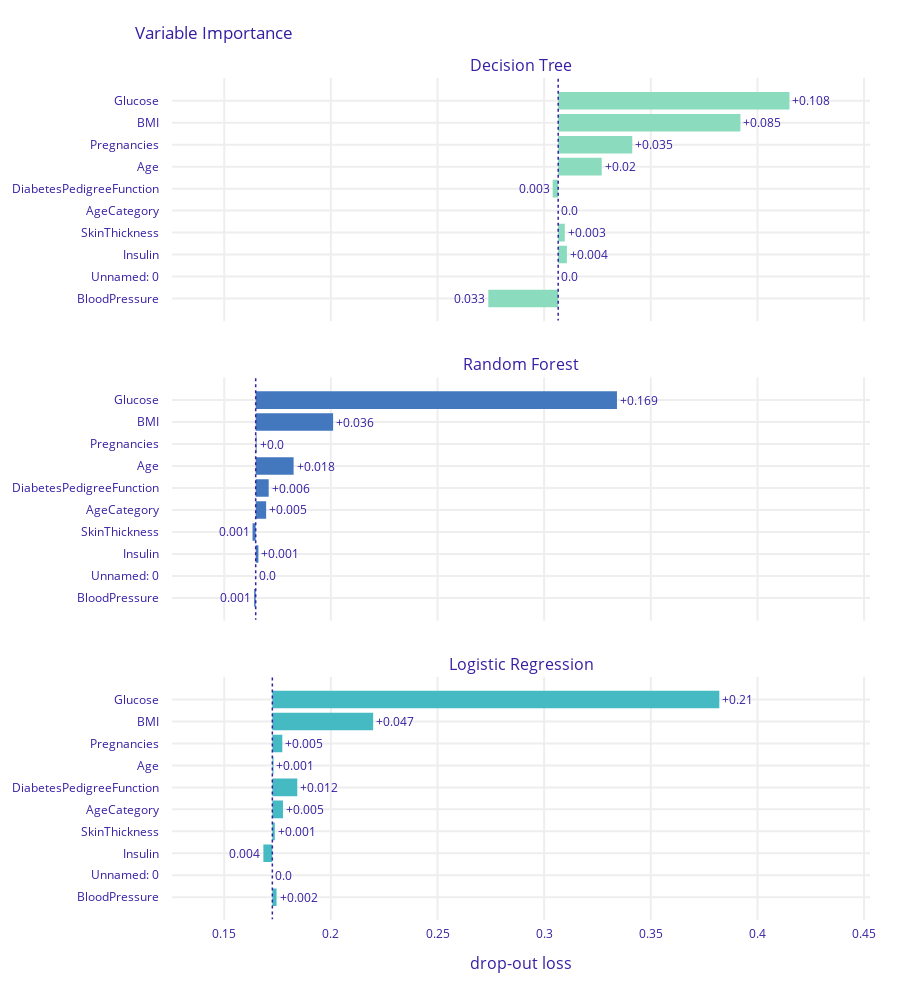

Source (notebook cell):
### Markdown cell above
# Variable Importance

This code cell generates a variable importance plot for the Decision Tree model, comparing it to the variable importance plots for the Random Forest and Logistic Regression models.

The `model_parts()` method computes the contributions of each variable to the model prediction for the three models

### Code cell
exp_tree.model_parts().plot(
    objects=[exp_forest.model_parts(), exp_logreg.model_parts()])

### Figure 1 — Plotly figure (JSON) as saved in the notebook; plotly's stock layout.template omitted (floating-point values rounded to 4 significant figures)
{"data": [{"base": 0.3066, "hoverinfo": "text", "hoverlabel": {"bgcolor": "rgba(0,0,0,0.8)"}, "hovertext": ["Model: Decision Tree loss after<br>variable: Glucose is permuted: 0.415<br>Drop-out loss change: +0.108", "Model: Decision Tree loss after<br>variable: BMI is permuted: 0.392<br>Drop-out loss change: +0.085", "Model: Decision Tree loss after<br>variable: Pregnancies is permuted: 0.341<br>Drop-out loss change: +0.035", "Model: Decision Tree loss after<br>variable: Age is permuted: 0.327<br>Drop-out loss change: +0.02", "Model: Decision Tree loss after<br>variable: DiabetesPedigreeFunction is permuted: 0.304<br>Drop-out loss change: -0.003", "Model: Decision Tree loss after<br>variable: AgeCategory is permuted: 0.307<br>Drop-out loss change: -0.0", "Model: Decision Tree loss after<br>variable: SkinThickness is permuted: 0.31<br>Drop-out loss change: +0.003", "Model: Decision Tree loss after<br>variable: Insulin is permuted: 0.311<br>Drop-out loss change: +0.004", "Model: Decision Tree loss after<br>variable: Unnamed: 0 is permuted: 0.307<br>Drop-out loss change: -0.0", "Model: Decision Tree loss after<br>variable: BloodPressure is permuted: 0.274<br>Drop-out loss change: -0.033"], "marker": {"color": "#8bdcbe"}, "orientation": "h", "showlegend": false, "text": ["+0.108", "+0.085", "+0.035", "+0.02", "0.003", "0.0", "+0.003", "+0.004", "0.0", "0.033"], "textposition": "outside", "type": "bar", "x": [0.1084, 0.08544, 0.03474, 0.02041, -0.002588, 0, 0.00311, 0.004081, 0, -0.03276], "xaxis": "x", "y": ["Glucose", "BMI", "Pregnancies", "Age", "DiabetesPedigreeFunction", "AgeCategory", "SkinThickness", "Insulin", "Unnamed: 0", "BloodPressure"], "yaxis": "y"}, {"base": 0.1648, "hoverinfo": "text", "hoverlabel": {"bgcolor": "rgba(0,0,0,0.8)"}, "hovertext": ["Model: Random Forest loss after<br>variable: Glucose is permuted: 0.334<br>Drop-out loss change: +0.169", "Model: Random Forest loss after<br>variable: BMI is permuted: 0.201<br>Drop-out loss change: +0.036", "Model: Random Forest loss after<br>variable: Pregnancies is permuted: 0.165<br>Drop-out loss change: +0.0", "Model: Random Forest loss after<br>variable: Age is permuted: 0.183<br>Drop-out loss change: +0.018", "Model: Random Forest loss after<br>variable: DiabetesPedigreeFunction is permuted: 0.171<br>Drop-out loss change: +0.006", "Model: Random Forest loss after<br>variable: AgeCategory is permuted: 0.17<br>Drop-out loss change: +0.005", "Model: Random Forest loss after<br>variable: SkinThickness is permuted: 0.163<br>Drop-out loss change: -0.001", "Model: Random Forest loss after<br>variable: Insulin is permuted: 0.166<br>Drop-out loss change: +0.001", "Model: Random Forest loss after<br>variable: Unnamed: 0 is permuted: 0.165<br>Drop-out loss change: -0.0", "Model: Random Forest loss after<br>variable: BloodPressure is permuted: 0.164<br>Drop-out loss change: -0.001"], "marker": {"color": "#4378bf"}, "orientation": "h", "showlegend": false, "text": ["+0.169", "+0.036", "+0.0", "+0.018", "+0.006", "+0.005", "0.001", "+0.001", "0.0", "0.001"], "textposition": "outside", "type": "bar", "x": [0.1694, 0.0363, 0.0004061, 0.01777, 0.006092, 0.004897, -0.001481, 0.001266, 0, -0.0007326], "xaxis": "x2", "y": ["Glucose", "BMI", "Pregnancies", "Age", "DiabetesPedigreeFunction", "AgeCategory", "SkinThickness", "Insulin", "Unnamed: 0", "BloodPressure"], "yaxis": "y2"}, {"base": 0.1726, "hoverinfo": "text", "hoverlabel": {"bgcolor": "rgba(0,0,0,0.8)"}, "hovertext": ["Model: Logistic Regression loss after<br>variable: Glucose is permuted: 0.382<br>Drop-out loss change: +0.21", "Model: Logistic Regression loss after<br>variable: BMI is permuted: 0.22<br>Drop-out loss change: +0.047", "Model: Logistic Regression loss after<br>variable: Pregnancies is permuted: 0.177<br>Drop-out loss change: +0.005", "Model: Logistic Regression loss after<br>variable: Age is permuted: 0.173<br>Drop-out loss change: +0.001", "Model: Logistic Regression loss after<br>variable: DiabetesPedigreeFunction is permuted: 0.184<br>Drop-out loss change: +0.012", "Model: Logistic Regression loss after<br>variable: AgeCategory is permuted: 0.178<br>Drop-out loss change: +0.005", "Model: Logistic Regression loss after<br>variable: SkinThickness is permuted: 0.174<br>Drop-out loss change: +0.001", "Model: Logistic Regression loss after<br>variable: Insulin is permuted: 0.168<br>Drop-out loss change: -0.004", "Model: Logistic Regression loss after<br>variable: Unnamed: 0 is permuted: 0.173<br>Drop-out loss change: -0.0", "Model: Logistic Regression loss after<br>variable: BloodPressure is permuted: 0.175<br>Drop-out loss change: +0.002"], "marker": {"color": "#46bac2"}, "orientation": "h", "showlegend": false, "text": ["+0.21", "+0.047", "+0.005", "+0.001", "+0.012", "+0.005", "+0.001", "0.004", "0.0", "+0.002"], "textposition": "outside", "type": "bar", "x": [0.2096, 0.04727, 0.004674, 0.0005176, 0.0117, 0.004977, 0.001155, -0.004204, 0, 0.001975], "xaxis": "x3", "y": ["Glucose", "BMI", "Pregnancies", "Age", "DiabetesPedigreeFunction", "AgeCategory", "SkinThickness", "Insulin", "Unnamed: 0", "BloodPressure"], "yaxis": "y3"}], "layout": {"annotations": [{"font": {"size": 16}, "showarrow": false, "text": "Decision Tree", "x": 0.5, "xanchor": "center", "xref": "paper", "y": 1, "yanchor": "bottom", "yref": "paper"}, {"font": {"size": 16}, "showarrow": false, "text": "Random Forest", "x": 0.5, "xanchor": "center", "xref": "paper", "y": 0.6444, "yanchor": "bottom", "yref": "paper"}, {"font": {"size": 16}, "showarrow": false, "text": "Logistic Regression", "x": 0.5, "xanchor": "center", "xref": "paper", "y": 0.2889, "yanchor": "bottom", "yref": "paper"}, {"font": {"size": 16}, "showarrow": false, "text": "drop-out loss", "x": 0.5, "xanchor": "center", "xref": "paper", "y": 0, "yanchor": "top", "yref": "paper", "yshift": -30}], "font": {"color": "#371ea3"}, "height": 991, "margin": {"b": 71, "r": 30, "t": 78}, "shapes": [{"line": {"color": "#371ea3", "dash": "dot", "width": 1.5}, "type": "line", "x0": 0.3066, "x1": 0.3066, "xref": "x", "y0": -1, "y1": 10, "yref": "y"}, {"line": {"color": "#371ea3", "dash": "dot", "width": 1.5}, "type": "line", "x0": 0.1648, "x1": 0.1648, "xref": "x2", "y0": -1, "y1": 10, "yref": "y2"}, {"line": {"color": "#371ea3", "dash": "dot", "width": 1.5}, "type": "line", "x0": 0.1726, "x1": 0.1726, "xref": "x3", "y0": -1, "y1": 10, "yref": "y3"}], "title": {"text": "Variable Importance", "x": 0.15}, "xaxis": {"anchor": "y", "automargin": true, "domain": [0, 1], "fixedrange": true, "gridwidth": 2, "matches": "x3", "range": [0.1255, 0.4528], "showticklabels": false, "tickcolor": "white", "ticklen": 3, "ticks": "outside", "type": "linear", "zeroline": false}, "xaxis2": {"anchor": "y2", "automargin": true, "domain": [0, 1], "fixedrange": true, "gridwidth": 2, "matches": "x3", "range": [0.1255, 0.4528], "showticklabels": false, "tickcolor": "white", "ticklen": 3, "ticks": "outside", "type": "linear", "zeroline": false}, "xaxis3": {"anchor": "y3", "automargin": true, "domain": [0, 1], "fixedrange": true, "gridwidth": 2, "range": [0.1255, 0.4528], "tickcolor": "white", "ticklen": 3, "ticks": "outside", "type": "linear", "zeroline": false}, "yaxis": {"anchor": "x", "automargin": true, "autorange": "reversed", "domain": [0.7111, 1], "fixedrange": true, "gridwidth": 2, "tickcolor": "white", "ticklen": 10, "ticks": "outside", "type": "category"}, "yaxis2": {"anchor": "x2", "automargin": true, "autorange": "reversed", "domain": [0.3556, 0.6444], "fixedrange": true, "gridwidth": 2, "tickcolor": "white", "ticklen": 10, "ticks": "outside", "type": "category"}, "yaxis3": {"anchor": "x3", "automargin": true, "autorange": "reversed", "domain": [0, 0.2889], "fixedrange": true, "gridwidth": 2, "tickcolor": "white", "ticklen": 10, "ticks": "outside", "type": "category"}}}
